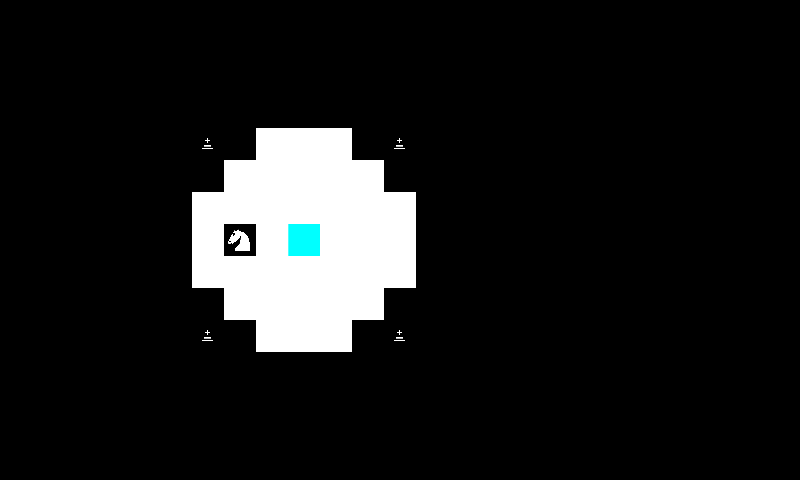

A level layout from a 2D game, rendered from its tile map. Below: a short description, then the map file with its tile-grid data intact:
An orthogonal 25x15 tile map with 32x32 px tiles, 1 tile layer (Map).

<map version="1.0" orientation="orthogonal" renderorder="right-down" width="25" height="15" tilewidth="32" tileheight="32" nextobjectid="14">
 <tileset firstgid="1" name="Tileset" tilewidth="32" tileheight="32" tilecount="18">
  <image source="gfx/Tileset.png" width="192" height="96" />
 </tileset>
 <layer name="Map" width="25" height="15">
  <data>
   <tile gid="0" />
   <tile gid="0" />
   <tile gid="0" />
   <tile gid="0" />
   <tile gid="0" />
   <tile gid="0" />
   <tile gid="0" />
   <tile gid="0" />
   <tile gid="0" />
   <tile gid="0" />
   <tile gid="0" />
   <tile gid="0" />
   <tile gid="0" />
   <tile gid="0" />
   <tile gid="0" />
   <tile gid="0" />
   <tile gid="0" />
   <tile gid="0" />
   <tile gid="0" />
   <tile gid="0" />
   <tile gid="0" />
   <tile gid="0" />
   <tile gid="0" />
   <tile gid="0" />
   <tile gid="0" />
   <tile gid="0" />
   <tile gid="0" />
   <tile gid="0" />
   <tile gid="0" />
   <tile gid="0" />
   <tile gid="0" />
   <tile gid="0" />
   <tile gid="0" />
   <tile gid="0" />
   <tile gid="0" />
   <tile gid="0" />
   <tile gid="0" />
   <tile gid="0" />
   <tile gid="0" />
   <tile gid="0" />
   <tile gid="0" />
   <tile gid="0" />
   <tile gid="0" />
   <tile gid="0" />
   <tile gid="0" />
   <tile gid="0" />
   <tile gid="0" />
   <tile gid="0" />
   <tile gid="0" />
   <tile gid="0" />
   <tile gid="0" />
   <tile gid="0" />
   <tile gid="0" />
   <tile gid="0" />
   <tile gid="0" />
   <tile gid="0" />
   <tile gid="0" />
   <tile gid="0" />
   <tile gid="0" />
   <tile gid="0" />
   <tile gid="0" />
   <tile gid="0" />
   <tile gid="0" />
   <tile gid="0" />
   <tile gid="0" />
   <tile gid="0" />
   <tile gid="0" />
   <tile gid="0" />
   <tile gid="0" />
   <tile gid="0" />
   <tile gid="0" />
   <tile gid="0" />
   <tile gid="0" />
   <tile gid="0" />
   <tile gid="0" />
   <tile gid="0" />
   <tile gid="0" />
   <tile gid="0" />
   <tile gid="0" />
   <tile gid="0" />
   <tile gid="0" />
   <tile gid="0" />
   <tile gid="0" />
   <tile gid="0" />
   <tile gid="0" />
   <tile gid="0" />
   <tile gid="0" />
   <tile gid="0" />
   <tile gid="0" />
   <tile gid="0" />
   <tile gid="0" />
   <tile gid="0" />
   <tile gid="0" />
   <tile gid="0" />
   <tile gid="0" />
   <tile gid="0" />
   <tile gid="0" />
   <tile gid="0" />
   <tile gid="0" />
   <tile gid="0" />
   <tile gid="0" />
   <tile gid="0" />
   <tile gid="0" />
   <tile gid="0" />
   <tile gid="0" />
   <tile gid="0" />
   <tile gid="15" />
   <tile gid="0" />
   <tile gid="1" />
   <tile gid="1" />
   <tile gid="1" />
   <tile gid="0" />
   <tile gid="15" />
   <tile gid="0" />
   <tile gid="0" />
   <tile gid="0" />
   <tile gid="0" />
   <tile gid="0" />
   <tile gid="0" />
   <tile gid="0" />
   <tile gid="0" />
   <tile gid="0" />
   <tile gid="0" />
   <tile gid="0" />
   <tile gid="0" />
   <tile gid="0" />
   <tile gid="0" />
   <tile gid="0" />
   <tile gid="0" />
   <tile gid="0" />
   <tile gid="0" />
   <tile gid="0" />
   <tile gid="1" />
   <tile gid="1" />
   <tile gid="1" />
   <tile gid="1" />
   <tile gid="1" />
   <tile gid="0" />
   <tile gid="0" />
   <tile gid="0" />
   <tile gid="0" />
   <tile gid="0" />
   <tile gid="0" />
   <tile gid="0" />
   <tile gid="0" />
   <tile gid="0" />
   <tile gid="0" />
   <tile gid="0" />
   <tile gid="0" />
   <tile gid="0" />
   <tile gid="0" />
   <tile gid="0" />
   <tile gid="0" />
   <tile gid="0" />
   <tile gid="0" />
   <tile gid="0" />
   <tile gid="1" />
   <tile gid="1" />
   <tile gid="1" />
   <tile gid="1" />
   <tile gid="1" />
   <tile gid="1" />
   <tile gid="1" />
   <tile gid="0" />
   <tile gid="0" />
   <tile gid="0" />
   <tile gid="0" />
   <tile gid="0" />
   <tile gid="0" />
   <tile gid="0" />
   <tile gid="0" />
   <tile gid="0" />
   <tile gid="0" />
   <tile gid="0" />
   <tile gid="0" />
   <tile gid="0" />
   <tile gid="0" />
   <tile gid="0" />
   <tile gid="0" />
   <tile gid="0" />
   <tile gid="0" />
   <tile gid="1" />
   <tile gid="10" />
   <tile gid="1" />
   <tile gid="2" />
   <tile gid="1" />
   <tile gid="1" />
   <tile gid="1" />
   <tile gid="0" />
   <tile gid="0" />
   <tile gid="0" />
   <tile gid="0" />
   <tile gid="0" />
   <tile gid="0" />
   <tile gid="0" />
   <tile gid="0" />
   <tile gid="0" />
   <tile gid="0" />
   <tile gid="0" />
   <tile gid="0" />
   <tile gid="0" />
   <tile gid="0" />
   <tile gid="0" />
   <tile gid="0" />
   <tile gid="0" />
   <tile gid="0" />
   <tile gid="1" />
   <tile gid="1" />
   <tile gid="1" />
   <tile gid="1" />
   <tile gid="1" />
   <tile gid="1" />
   <tile gid="1" />
   <tile gid="0" />
   <tile gid="0" />
   <tile gid="0" />
   <tile gid="0" />
   <tile gid="0" />
   <tile gid="0" />
   <tile gid="0" />
   <tile gid="0" />
   <tile gid="0" />
   <tile gid="0" />
   <tile gid="0" />
   <tile gid="0" />
   <tile gid="0" />
   <tile gid="0" />
   <tile gid="0" />
   <tile gid="0" />
   <tile gid="0" />
   <tile gid="0" />
   <tile gid="0" />
   <tile gid="1" />
   <tile gid="1" />
   <tile gid="1" />
   <tile gid="1" />
   <tile gid="1" />
   <tile gid="0" />
   <tile gid="0" />
   <tile gid="0" />
   <tile gid="0" />
   <tile gid="0" />
   <tile gid="0" />
   <tile gid="0" />
   <tile gid="0" />
   <tile gid="0" />
   <tile gid="0" />
   <tile gid="0" />
   <tile gid="0" />
   <tile gid="0" />
   <tile gid="0" />
   <tile gid="0" />
   <tile gid="0" />
   <tile gid="0" />
   <tile gid="0" />
   <tile gid="0" />
   <tile gid="15" />
   <tile gid="0" />
   <tile gid="1" />
   <tile gid="1" />
   <tile gid="1" />
   <tile gid="0" />
   <tile gid="15" />
   <tile gid="0" />
   <tile gid="0" />
   <tile gid="0" />
   <tile gid="0" />
   <tile gid="0" />
   <tile gid="0" />
   <tile gid="0" />
   <tile gid="0" />
   <tile gid="0" />
   <tile gid="0" />
   <tile gid="0" />
   <tile gid="0" />
   <tile gid="0" />
   <tile gid="0" />
   <tile gid="0" />
   <tile gid="0" />
   <tile gid="0" />
   <tile gid="0" />
   <tile gid="0" />
   <tile gid="0" />
   <tile gid="0" />
   <tile gid="0" />
   <tile gid="0" />
   <tile gid="0" />
   <tile gid="0" />
   <tile gid="0" />
   <tile gid="0" />
   <tile gid="0" />
   <tile gid="0" />
   <tile gid="0" />
   <tile gid="0" />
   <tile gid="0" />
   <tile gid="0" />
   <tile gid="0" />
   <tile gid="0" />
   <tile gid="0" />
   <tile gid="0" />
   <tile gid="0" />
   <tile gid="0" />
   <tile gid="0" />
   <tile gid="0" />
   <tile gid="0" />
   <tile gid="0" />
   <tile gid="0" />
   <tile gid="0" />
   <tile gid="0" />
   <tile gid="0" />
   <tile gid="0" />
   <tile gid="0" />
   <tile gid="0" />
   <tile gid="0" />
   <tile gid="0" />
   <tile gid="0" />
   <tile gid="0" />
   <tile gid="0" />
   <tile gid="0" />
   <tile gid="0" />
   <tile gid="0" />
   <tile gid="0" />
   <tile gid="0" />
   <tile gid="0" />
   <tile gid="0" />
   <tile gid="0" />
   <tile gid="0" />
   <tile gid="0" />
   <tile gid="0" />
   <tile gid="0" />
   <tile gid="0" />
   <tile gid="0" />
   <tile gid="0" />
   <tile gid="0" />
   <tile gid="0" />
   <tile gid="0" />
   <tile gid="0" />
   <tile gid="0" />
   <tile gid="0" />
   <tile gid="0" />
   <tile gid="0" />
   <tile gid="0" />
   <tile gid="0" />
   <tile gid="0" />
   <tile gid="0" />
   <tile gid="0" />
   <tile gid="0" />
   <tile gid="0" />
   <tile gid="0" />
   <tile gid="0" />
   <tile gid="0" />
   <tile gid="0" />
   <tile gid="0" />
   <tile gid="0" />
   <tile gid="0" />
   <tile gid="0" />
   <tile gid="0" />
   <tile gid="0" />
   <tile gid="0" />
   <tile gid="0" />
   <tile gid="0" />
   <tile gid="0" />
   <tile gid="0" />
   <tile gid="0" />
   <tile gid="0" />
   <tile gid="0" />
   <tile gid="0" />
   <tile gid="0" />
   <tile gid="0" />
   <tile gid="0" />
   <tile gid="0" />
   <tile gid="0" />
   <tile gid="0" />
   <tile gid="0" />
   <tile gid="0" />
  </data>
 </layer>
 <objectgroup name="Pieces" />
</map>
